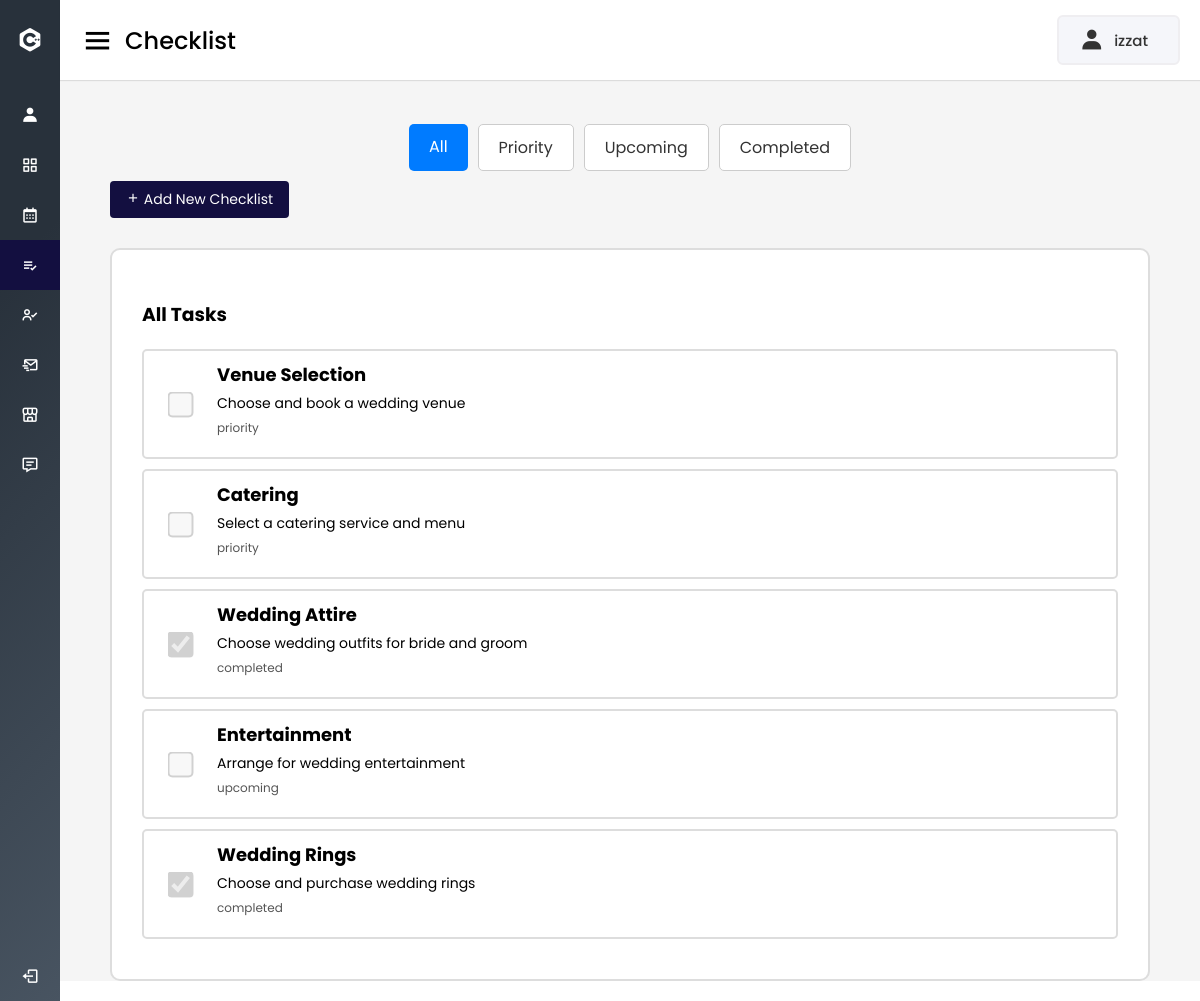
Page /user/checklist.php (signed in) on the committed database.
### tables this page shows
CREATE TABLE `checklist` (
  `checklist_id` int(20) NOT NULL,
  `checklist_title` varchar(50) NOT NULL,
  `checklist_desc` varchar(500) NOT NULL,
  `checklist_status` varchar(50) NOT NULL,
  `username` varchar(50) NOT NULL
);

### user/checklist.php (the view, shortened to what this page needs)
<?php
include('../connection/dbconn.php');
?>
<!DOCTYPE html>
<html lang="en" dir="ltr">
<head>
  <link rel="stylesheet" href="style3.css">
  <link href='https://unpkg.com/boxicons@2.0.7/css/boxicons.min.css' rel='stylesheet'>
</head>
<body>
  <div class="sidebar">
    <div class="logo-details">
      <i class='bx bxl-c-plus-plus'></i>
      <span class="logo_name">Wed Gala</span>
    </div>
    <ul class="nav-links">
      <li>
        <a href="userprofile.php">
          <i class='bx bxs-user' ></i>
          <span class="links_name"><?php echo $_SESSION['username']; ?></span>
        </a>
      </li>
      <li>
        <a href="user.php">
          <i class='bx bx-grid-alt' ></i>
          <span class="links_name">Dashboard</span>
        </a>
      </li>
      <li>
        <a href="itinerary.php">
          <i class='bx bx-calendar' ></i>
          <span class="links_name">Itinerary</span>
        </a>
      </li>
      <li>
        <a href="checklist.php?status=all" class="active">
          <i class='bx bx-list-check' class="active"></i>
          <span class="links_name">Checklist</span>
        </a>
      </li>
      <li>
        <a href="guestlist.php">
          <i class='bx bx-user-check' ></i>
          <span class="links_name">Guestlist</span>
        </a>
      </li>
      <li>
        <a href="invitation.php">
          <i class='bx bx-mail-send' ></i>
          <span class="links_name">Digital Invite</span>
        </a>
      </li>
      <li>
        <a href="vendor.php">
          <i class='bx bx-store-alt' ></i>
          <span class="links_name">Vendor</span>
        </a>
      </li>
      <li>
        <a href="feedback.php" >
          <i class='bx bx-message-detail' ></i>
          <span class="links_name">Feedback</span>
        </a>
      </li>
      <li class="log_out">
        <a href="../registration/logout.php">
          <i class='bx bx-log-out'></i>
          <span class="links_name">Log out</span>
        </a>
      </li>
    </ul>
  </div>
  <section class="home-section">
    <nav>
      <div class="sidebar-button">
        <i class='bx bx-menu sidebarBtn'></i>
        <span class="dashboard">Checklist</span>
      </div>
      <div class="profile-details">
        <i class='bx bxs-user'></i>
        <span class="admin_name">
          <?php echo $_SESSION['username']; ?>
        </span>
      </div>
    </nav>
    <section class="checklist-section">
      <div class="filter-menu">
        <a href="checklist.php?status=all" class="<?php echo (empty($_GET['status']) || $_GET['status'] === 'all') ? 'active' : ''; ?>">All</a>
        <a href="checklist.php?status=priority" class="<?php echo ($_GET['status'] === 'priority') ? 'active' : ''; ?>">Priority</a>
        <a href="checklist.php?status=upcoming" class="<?php echo ($_GET['status'] === 'upcoming') ? 'active' : ''; ?>">Upcoming</a>
        <a href="checklist.php?status=completed" class="<?php echo ($_GET['status'] === 'completed') ? 'active' : ''; ?>">Completed</a>
      </div>
      <a href="#" class="btn3" onclick="openAddModal()">
        <i class='bx bx-plus'></i>
        <span>Add New Checklist</span>
      </a>
      <div class="checklist-box">
        <h1>All Tasks</h1>
        <div class="checklist-content">
          <?php
          $username = $_SESSION['username'];
          $query = "SELECT * FROM checklist WHERE username = '$username'";
          $result = mysqli_query($dbconn, $query);
          if ($result) {
            while ($row = mysqli_fetch_assoc($result)) {
              $checklistTitle = $row['checklist_title'];
              $checklistDesc = $row['checklist_desc'];
              $checklistStatus = $row['checklist_status'];
              $disabledAttribute = 'disabled';
              if ($checkboxStatus = $checklistStatus === 'completed' ? 'checked' : '')
              {
                $disabledAttribute = $checklistStatus === 'completed' ? 'disabled' : '';
              }
              echo '<div class="checklist-item">';
              echo '<input type="checkbox" id="check_' . $row['checklist_id'] . '" ' . $checkboxStatus . ' ' . $disabledAttribute . '>';
              echo '<label class="modal-trigger" for="check_' . $row['checklist_id'] . '">';
              echo '<h3>' . $checklistTitle . '</h3>';
              echo '<p>' . $checklistDesc . '</p>';
              echo '<span class="status">' . $checklistStatus . '</span>';
              echo '</label>';
              echo '</div>';
            }
          } else {
            echo "Error fetching checklist data: " . mysqli_error($dbconn);
          }
          ?>
        </div>
      </div>
    </section>
  </section>
  </body>
  </html>

### user/style3.css (style rules this page uses)
:root { --pink:#EE0548; --black:#130f40; }
* { margin: 0; padding: 0; box-sizing: border-box; font-family: 'Poppins', sans-serif; }
.sidebar { position: fixed; height: 100%; width: 240px; transition: all 0.5s ease; background-color: #485461; background-image: linear-gradient(315deg, #485461 0%, #28313b 74%); }
.sidebar .logo-details { height: 80px; display: flex; align-items: center; }
.sidebar .logo-details i { font-size: 28px; font-weight: 500; color: #fff; min-width: 60px; text-align: center }
.sidebar .logo-details .logo_name { color: #fff; font-size: 24px; font-weight: 500; }
.sidebar .nav-links { margin-top: 10px; }
.sidebar .nav-links li { position: relative; list-style: none; height: 50px; }
.sidebar .nav-links li a { height: 100%; width: 100%; display: flex; align-items: center; text-decoration: none; transition: all 0.4s ease; }
.sidebar .nav-links li a.active { background: var(--black); }
.sidebar .nav-links li i { min-width: 60px; text-align: center; font-size: 18px; color: #fff; }
.sidebar .nav-links li a .links_name { color: #fff; font-size: 15px; font-weight: 400; white-space: nowrap; }
.sidebar .nav-links .log_out { position: absolute; bottom: 0; width: 100%; }
.home-section { position: relative; background: #f5f5f5; min-height: 100vh; width: calc(100% - 240px); left: 240px; transition: all 0.5s ease; }
.home-section nav { display: flex; justify-content: space-between; height: 80px; background: #fff; display: flex; align-items: center; position: fixed; width: calc(100% - 240px); left: 240px; z-index: 100; padding: 0 20px; box-shadow: 0 1px 1px rgba(0, 0, 0, 0.1); transition: all 0.5s ease; }
.home-section nav .sidebar-button { display: flex; align-items: center; font-size: 24px; font-weight: 500; }
nav .sidebar-button i { font-size: 35px; margin-right: 10px; }
.home-section nav .profile-details { display: flex; align-items: center; background: #F5F6FA; border: 2px solid #EFEEF1; border-radius: 6px; height: 50px; padding: 0 20px 0 20px; }
nav .profile-details .admin_name { font-size: 15px; font-weight: 500; color: #333; margin: 0 10px; white-space: nowrap; }
nav .profile-details i { font-size: 25px; color: #333; }
@media (max-width: 1240px) { .sidebar { width: 60px; } }
@media (max-width: 1240px) { .home-section { width: calc(100% - 60px); left: 60px; } }
@media (max-width: 1240px) { .home-section nav { width: calc(100% - 60px); left: 60px; } }
label { margin-bottom: 10px; display: block; }
a { color: #2196F3; }
.btn3 { display: inline-block; padding: 8px 16px; background: var(--black); color: #fff; text-decoration: none; border-radius: 4px; font-size: 14px; margin-top: 10px; margin-left: 0px; cursor: pointer; }
.checklist-section { display: block; position: relative; padding-top: 104px; margin-left: 50px; margin-right: 50px; }
.filter-menu { display: flex; justify-content: center; margin-top: 20px; }
.filter-menu a { text-decoration: none; color: #333; padding: 10px 20px; margin: 0 5px; border: 1px solid #ccc; border-radius: 5px; transition: background-color 0.3s, color 0.3s, border 0.3s; background-color: white; }
.filter-menu a.active { background-color: #007bff; color: #fff; border: none; }
.checklist-box { padding: 50px 30px 30px 30px; margin-top: 30px; margin-bottom: 20px; background: #fff; border-radius: 10px; border: 2px solid #ddd; }
.checklist-content { margin-top: 20px; }
.checklist-item { display: flex; align-items: center; margin-bottom: 10px; background-color: transparent; padding: 10px; border-radius: 5px; border: 2px solid #ddd; }
.checklist-item input[type="checkbox"] { margin-right: 10px; }
.checklist-item label { display: flex; flex-direction: column; }
.checklist-item h3 { margin: 0; font-size: 18px; font-weight: bold; }
.checklist-item p { margin: 5px 0; font-size: 14px; }
.checklist-item .status { font-size: 12px; color: #555; }
.checklist-item input[type="checkbox"] { transform: scale(2.0); margin-right: 30px; margin-left: 20px; }

### rows in the picture
checklist: checklist_title "Venue Selection", checklist_desc "Choose and book a wedding venue", checklist_status "priority"
checklist: checklist_title "Catering", checklist_desc "Select a catering service and menu", checklist_status "priority"
checklist: checklist_title "Wedding Attire", checklist_desc "Choose wedding outfits for bride and groom", checklist_status "completed"
checklist: checklist_title "Entertainment", checklist_desc "Arrange for wedding entertainment", checklist_status "upcoming"
checklist: checklist_title "Wedding Rings", checklist_desc "Choose and purchase wedding rings", checklist_status "completed"

### other values in the picture
$_SESSION['username'] "izzat"
